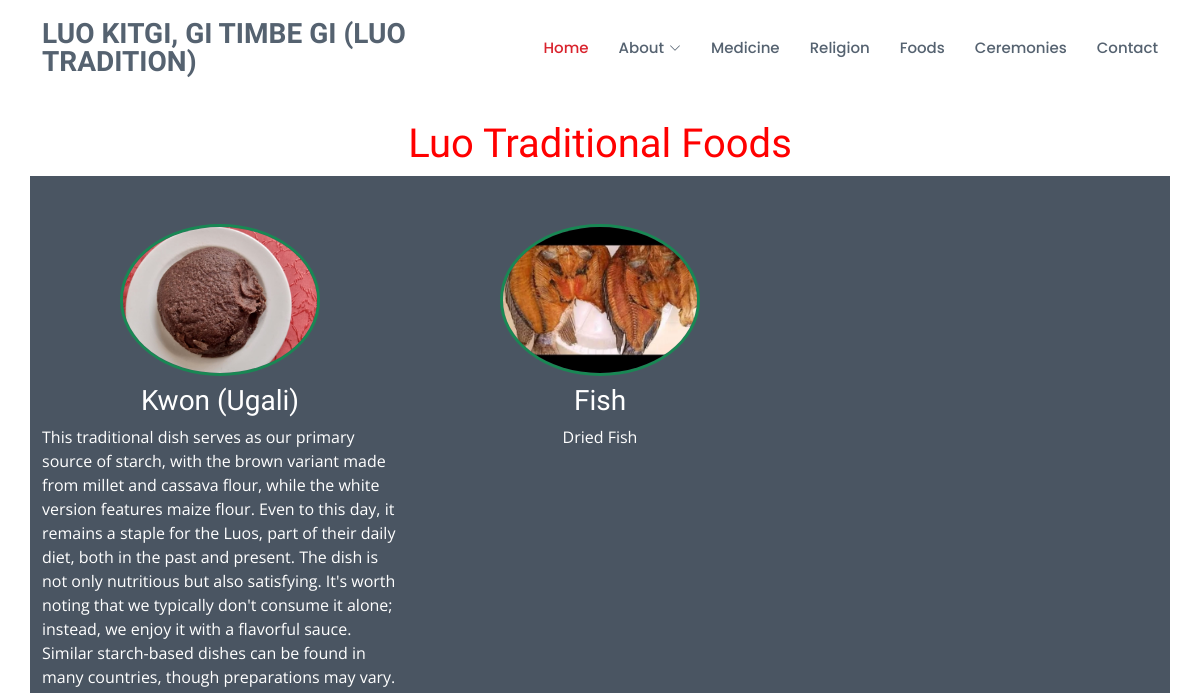
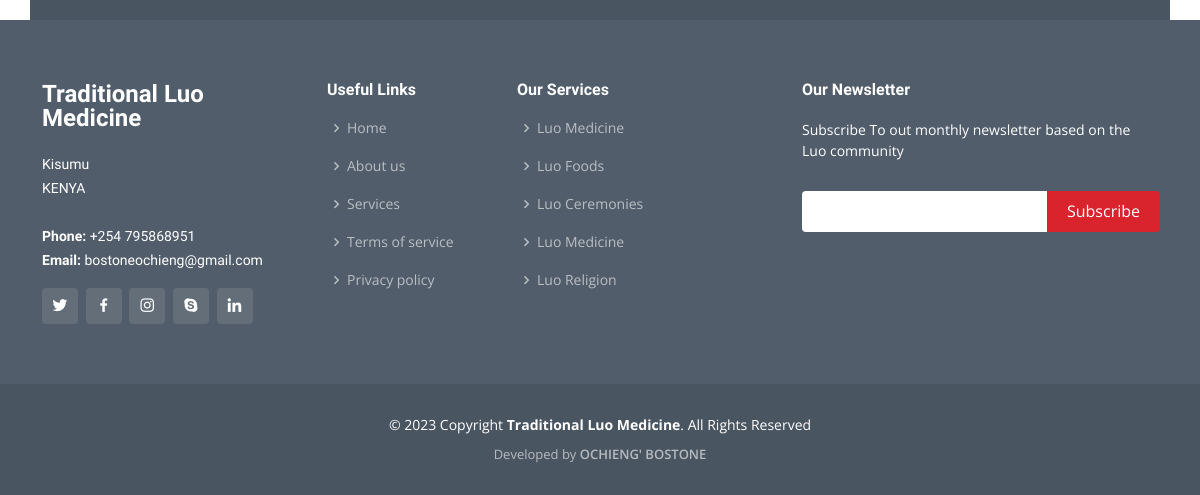
The page /food/ on the database as committed earlier (2 pictures, top to bottom).
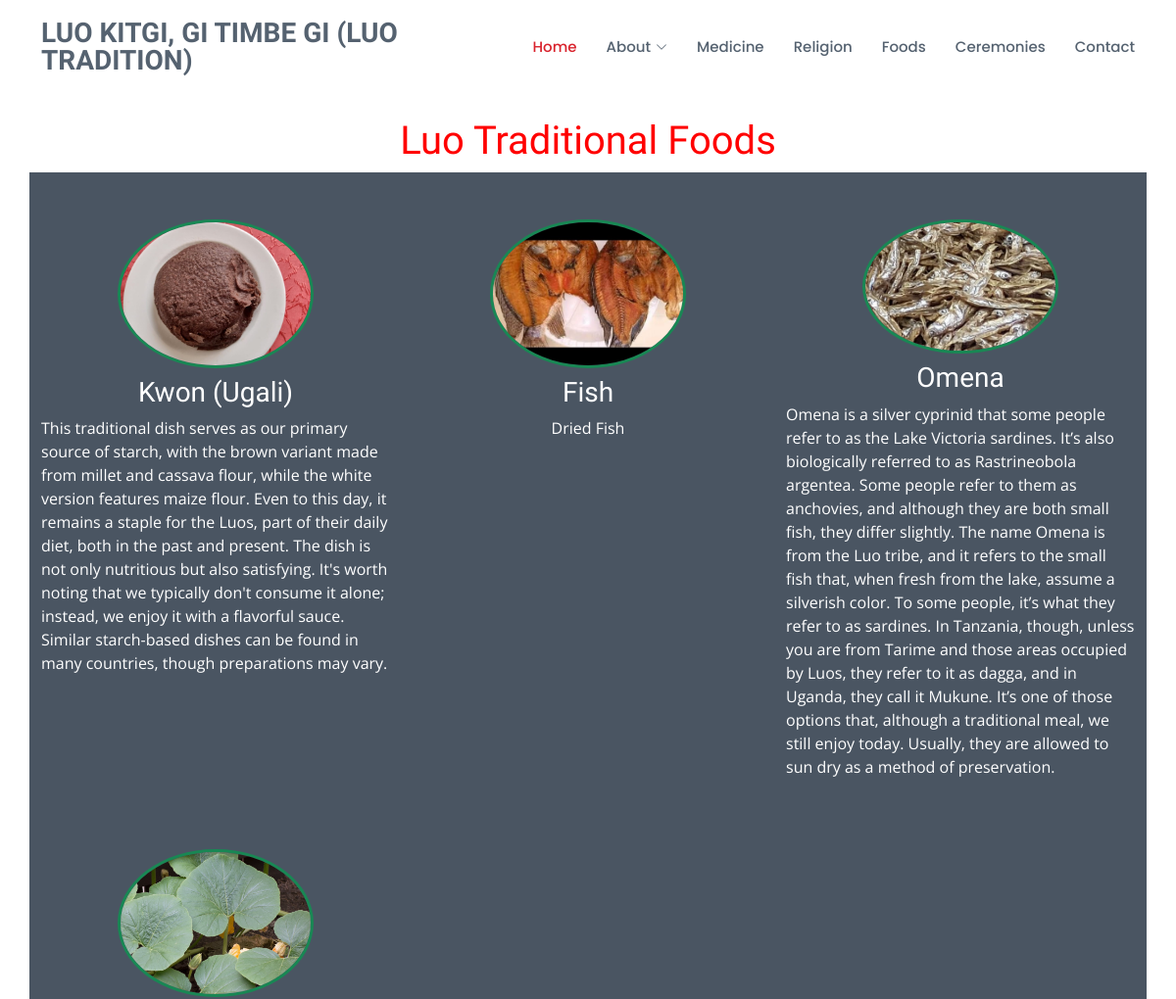
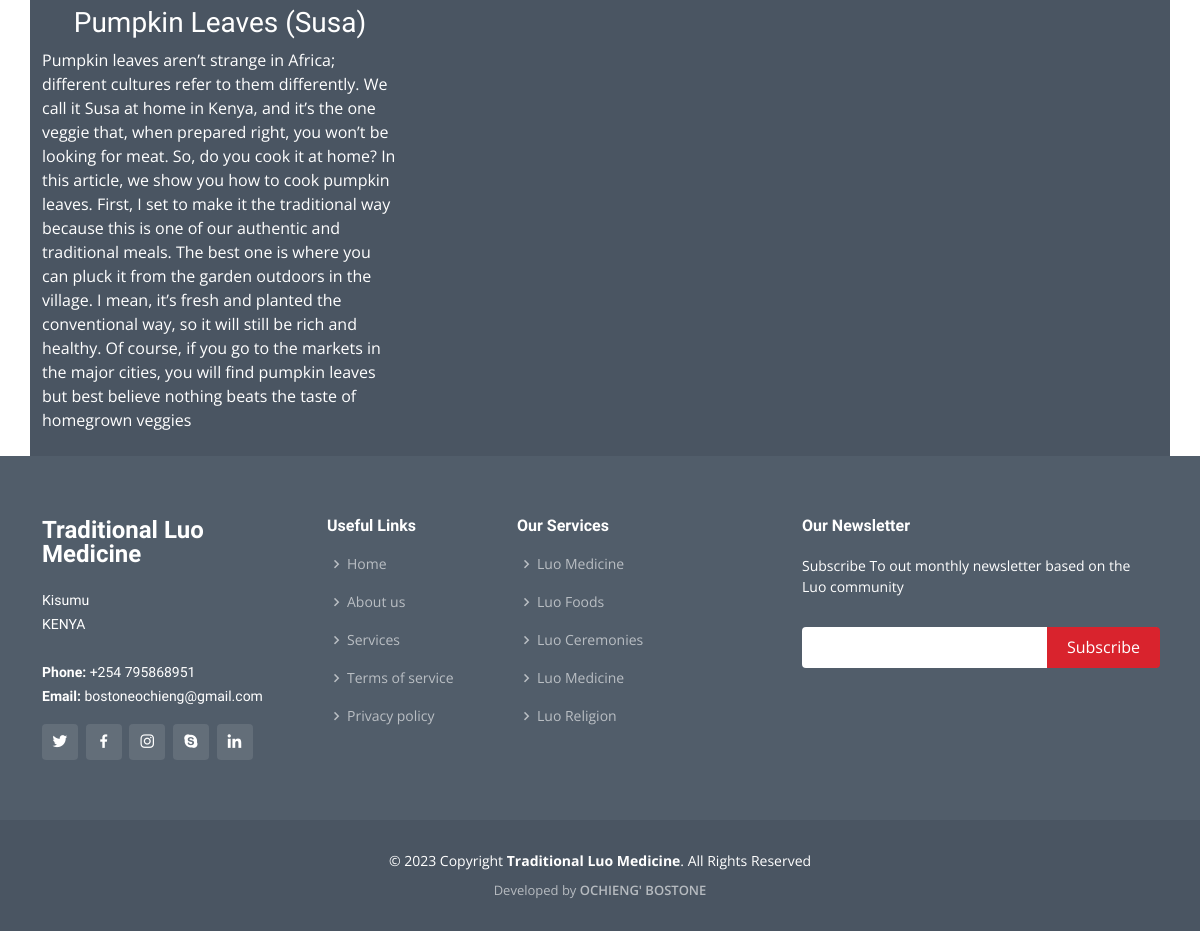
The same page on the database as committed later (2 pictures, top to bottom).
### luomedicine_app/models.py (models this page shows, shortened)
class LuoFoods(models.Model):
    def validate_image_file_extension(value):
        allowed_extensions = [".jpg", ".jpeg", ".png", ".gif", ".PNG", ".JPG"]
        ext = os.path.splitext(value.name)[1]
        if not ext.lower() in allowed_extensions:
            raise ValidationError("Unsupported file extension.")
    title = models.CharField(max_length=100)
    description = models.TextField()
    image = models.ImageField(
        upload_to="luomedicine_app/static/luo_foods/",
        validators=[validate_image_file_extension],
    )
    """
    The above function is a pre-delete signal receiver in Django that checks if the user has permission
    to delete an instance of the LuoFoods model, and if so, deletes the associated image file and logs
    the deletion.

    :param sender: The `sender` parameter refers to the model class that is sending the signal. In this
    case, the `sender` is `LuoFoods`, which is a Django model
    :param instance: The `instance` parameter refers to the instance of the `LuoFoods` model that is
    being deleted. It represents the specific object that is being removed from the database
    """

### luomedicine_app/views.py (the view)
# urls.py: path("food/", views.luo_food, name="luofoods"),
def luo_food(request):
    luo_foods = LuoFoods.objects.all()
    return render(request, "luomedicine/foods.html", {"luo_foods": luo_foods})

### luomedicine_app/templates/luomedicine/foods.html
{% extends "luomedicine/layout.html" %}
{% block body %}
{% load static %}
<div
  style="
    margin-top: 120px;
    color: red;
    font-size: 44px;
    font-weight: bold;
    text-align: center;
    font-family: Times New Roman, Times, serif;
  "
>
  <h1>Luo Traditional Foods</h1>
</div>
<div class="container mt-10">
  <div class="row p-10" style="background-color: #4a5562;">
    {% for luo_food in luo_foods %}
    <div class="col-md-4 mb-2 mt-5">
      <div class="d-flex justify-content-center flex-column align-items-center">
        <div class="rounded-circle border border-success border-3 p-0" style="max-width: 200px;">
          <img src="{{ luo_food.image.url }}" alt="{{ luo_food.title }}" class="img-fluid rounded-circle" style="width: 100%; height: auto;">
         </div>
         <h3 class="text-white text-center mt-2"> {{ luo_food.title }}</h3>
         <p class="text-white">{{ luo_food.description }}</p>
      </div>
    </div>
    {% endfor %}
  </div>
</div>
{% endblock %}

### luomedicine_app/templates/luomedicine/layout.html (shortened to what this page needs)
{% load static %}
<!DOCTYPE html>
<html lang="en">
<head>
  <link href="{% static 'assets/vendor/animate.css/animate.min.css' %}" rel="stylesheet">
  <link href="{% static 'assets/vendor/bootstrap/css/bootstrap.min.css' %}" rel="stylesheet">
  <link href="{% static 'assets/vendor/bootstrap-icons/bootstrap-icons.css' %}" rel="stylesheet">
  <link href="{% static 'assets/vendor/boxicons/css/boxicons.min.css' %}" rel="stylesheet">
  <link href="{% static 'assets/vendor/glightbox/css/glightbox.min.css' %}" rel="stylesheet">
  <link href="{% static 'assets/vendor/remixicon/remixicon.css' %}" rel="stylesheet">
  <link href="{% static 'assets/vendor/swiper/swiper-bundle.min.css' %}" rel="stylesheet">
  <link href="{% static 'assets/css/style.css' %}" rel="stylesheet">
</head>
<body>
  <header id="header" class="fixed-top d-flex align-items-center">
    <div class="container d-flex align-items-center">
      <h1 class="logo me-auto"><a href="{% url 'index' %}">LUO KITGI, GI TIMBE GI (LUO TRADITION)</a></h1>
      <nav id="navbar" class="navbar">
        <ul>
          <li><a href="{% url 'index' %}" class="active">Home</a></li>
          <li class="dropdown"><a href="{% url 'about' %}"><span>About</span> <i class="bi bi-chevron-down"></i></a>
          </li>
          <li><a href="{% url 'medicine' %}">Medicine</a></li>
          <li><a href="{% url 'religion' %}">Religion</a></li>
          <li><a href="{% url 'luofoods' %}">Foods</a></li>
          <li><a href="{% url 'ceremonies' %}">Ceremonies</a></li>
          <li><a href="{% url 'contact' %}">Contact</a></li>
        </ul>
      </nav>
    </div>
  </header>
{% block body %}
{% endblock %}
  <footer id="footer">
    <div class="footer-top">
      <div class="container">
        <div class="row">
          <div class="col-lg-3 col-md-6">
            <div class="footer-info">
              <h3>Traditional Luo Medicine</h3>
              <p>
                Kisumu<br>
                KENYA<br><br>
                <strong>Phone:</strong> +254 795868951<br>
                <strong>Email:</strong> bostoneochieng@gmail.com<br>
              </p>
              <div class="social-links mt-3">
                <a href="#" class="twitter"><i class="bx bxl-twitter"></i></a>
                <a href="#" class="facebook"><i class="bx bxl-facebook"></i></a>
                <a href="#" class="instagram"><i class="bx bxl-instagram"></i></a>
                <a href="#" class="google-plus"><i class="bx bxl-skype"></i></a>
                <a href="#" class="linkedin"><i class="bx bxl-linkedin"></i></a>
              </div>
            </div>
          </div>
          <div class="col-lg-2 col-md-6 footer-links">
            <h4>Useful Links</h4>
            <ul>
              <li><i class="bx bx-chevron-right"></i> <a href="#">Home</a></li>
              <li><i class="bx bx-chevron-right"></i> <a href="#">About us</a></li>
              <li><i class="bx bx-chevron-right"></i> <a href="#">Services</a></li>
              <li><i class="bx bx-chevron-right"></i> <a href="#">Terms of service</a></li>
              <li><i class="bx bx-chevron-right"></i> <a href="#">Privacy policy</a></li>
            </ul>
          </div>
          <div class="col-lg-3 col-md-6 footer-links">
            <h4>Our Services</h4>
            <ul>
              <li><i class="bx bx-chevron-right"></i> <a href="#">Luo Medicine</a></li>
              <li><i class="bx bx-chevron-right"></i> <a href="#">Luo Foods</a></li>
              <li><i class="bx bx-chevron-right"></i> <a href="#">Luo Ceremonies</a></li>
              <li><i class="bx bx-chevron-right"></i> <a href="#">Luo Medicine</a></li>
              <li><i class="bx bx-chevron-right"></i> <a href="#">Luo Religion</a></li>
            </ul>
          </div>
          <div class="col-lg-4 col-md-6 footer-newsletter">
            <h4>Our Newsletter</h4>
            <p>Subscribe To out monthly newsletter based on the Luo community</p>
            <form action="" method="post">
              <input type="email" name="email"><input type="submit" value="Subscribe">
            </form>
          </div>
        </div>
      </div>
    </div>
    <div class="container">
      <div class="copyright">
        &copy;  Copyright <strong><span>Traditional Luo Medicine</span></strong>. All Rights Reserved
      </div>
      <div class="credits">
        Developed by <a href="https://github.com/BOSTONE069" target="_blank">OCHIENG' BOSTONE</a>
      </div>
    </div>
  </footer>
</body>
</html>

### luomedicine_app/static/assets/css/style.css (style rules this page uses)
body { font-family: "Open Sans", sans-serif; color: #444444; }
a { text-decoration: none; color: #d9232d; }
h1, h2, h3, h4, h5, h6 { font-family: "Raleway", sans-serif; }
#header { background: white; transition: all 0.5s; z-index: 997; padding: 20px 0; }
#header .logo { font-size: 28px; margin: 0; padding: 0; line-height: 1; font-weight: 700; text-transform: uppercase; }
#header .logo a { color: #556270; }
.navbar { padding: 0; }
.navbar ul { margin: 0; padding: 0; display: flex; list-style: none; align-items: center; }
.navbar li { position: relative; }
.navbar a, .navbar a:focus { display: flex; align-items: center; justify-content: space-between; padding: 10px 0 10px 30px; font-family: "Poppins", sans-serif; font-size: 15px; font-weight: 500; color: #556270; white-space: nowrap; transition: 0.3s; }
.navbar a i, .navbar a:focus i { font-size: 12px; line-height: 0; margin-left: 5px; }
.navbar a:hover, .navbar .active, .navbar .active:focus, .navbar li:hover>a { color: #d9232d; }
#footer { background: #4a5562; padding: 0 0 30px 0; color: #fff; font-size: 14px; }
#footer .footer-top { background: #515d6a; padding: 60px 0 30px 0; }
#footer .footer-top .footer-info { margin-bottom: 30px; }
#footer .footer-top .footer-info h3 { font-size: 24px; margin: 0 0 20px 0; padding: 2px 0 2px 0; line-height: 1; font-weight: 700; }
#footer .footer-top .footer-info p { font-size: 14px; line-height: 24px; margin-bottom: 0; font-family: "Raleway", sans-serif; color: #fff; }
#footer .footer-top .social-links a { font-size: 18px; display: inline-block; background: rgba(255, 255, 255, 0.1); color: #fff; line-height: 1; padding: 8px 0; margin-right: 4px; border-radius: 4px; text-align: center; width: 36px; height: 36px; transition: 0.3s; }
#footer .footer-top h4 { font-size: 16px; font-weight: 600; color: #fff; position: relative; padding-bottom: 12px; }
#footer .footer-top .footer-links { margin-bottom: 30px; }
#footer .footer-top .footer-links ul { list-style: none; padding: 0; margin: 0; }
#footer .footer-top .footer-links ul i { padding-right: 2px; color: rgba(255, 255, 255, 0.6); font-size: 18px; line-height: 1; }
#footer .footer-top .footer-links ul li { padding: 10px 0; display: flex; align-items: center; }
#footer .footer-top .footer-links ul li:first-child { padding-top: 0; }
#footer .footer-top .footer-links ul a { color: rgba(255, 255, 255, 0.6); transition: 0.3s; display: inline-block; line-height: 1; }
#footer .footer-top .footer-newsletter form { margin-top: 30px; background: #fff; padding: 6px 10px; position: relative; border-radius: 4px; }
#footer .footer-top .footer-newsletter form input[type=email] { border: 0; padding: 4px; width: calc(100% - 110px); }
#footer .footer-top .footer-newsletter form input[type=submit] { position: absolute; top: 0; right: -2px; bottom: 0; border: 0; background: none; font-size: 16px; padding: 0 20px 2px 20px; background: #d9232d; color: #fff; transition: 0.3s; border-radius: 0 4px 4px 0; }
#footer .copyright { text-align: center; padding-top: 30px; }
#footer .credits { padding-top: 10px; text-align: center; font-size: 13px; color: rgba(255, 255, 255, 0.6); }
#footer .credits a { color: rgba(255, 255, 255, 0.6); transition: 0.3s; font-weight: 600; }

Rows that differ between the two databases and show on the page:
added LuoFoods: image (picture), title "Omena", description "Omena is a silver cyprinid that some people refer to as the Lake Victoria sardines. It’s also biologically referred to as Rastrineobola argentea. Some people refer to them as anchovies, and although they are both small fish, they differ slightly. The name Omena is from the Luo tribe, and it refers to the small fish that, when fresh from the lake, assume a silverish color. To some people, it’s what they refer to as sardines. In Tanzania, though, unless you are from Tarime and those areas occupied by Luos, they refer to it as dagga, and in Uganda, they call it Mukune. It’s one of those options that, although a traditional meal, we still enjoy today. Usually, they are allowed to sun dry as a…"
added LuoFoods: image (picture), title "Pumpkin Leaves (Susa)", description "Pumpkin leaves aren’t strange in Africa; different cultures refer to them differently. We call it Susa at home in Kenya, and it’s the one veggie that, when prepared right, you won’t be looking for meat. So, do you cook it at home? In this article, we show you how to cook pumpkin leaves. First, I set to make it the traditional way because this is one of our authentic and traditional meals. The best one is where you can pluck it from the garden outdoors in the village. I mean, it’s fresh and planted the conventional way, so it will still be rich and healthy. Of course, if you go to the markets in the major cities, you will find pumpkin leaves but best believe nothing beats the taste of…"
